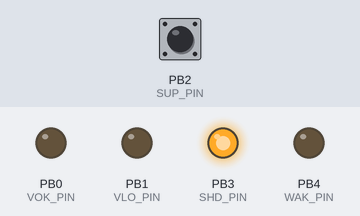
Bench run of a sketch on a simulated ATtiny85, built with avr-gcc and run on an emulated ATtiny85. On the bench: output pins drawn as LEDs (lit = HIGH). The test bench sets the inputs (shaded band); at power-on: PB2 (SUP_PIN) LOW. Sleep ends after the set time or at an interrupt.

Above: at 0.1 s.
At 8.3 s:
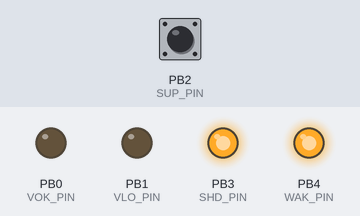
Timing chart, 0 to 9.8 s (numbered marks = the images above):
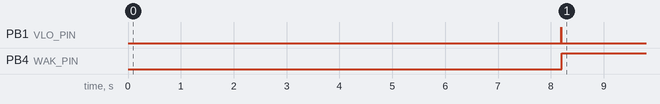

Measured:
- by itself, PB4 (WAK_PIN): LOW → HIGH at 8.2 s

The sketch:

supervisor-WWII.ino
```cpp
#include <SoftwareSerial.h>
#include <avr/sleep.h>    // Sleep Modes
#include <avr/power.h>    // Power management
#include <avr/wdt.h>      // Watchdog timer

#define VOK_PIN       0
#define VLO_PIN       1
#define SUP_PIN       2
#define SHD_PIN       3
#define WAK_PIN       4
#define ON_THRESH  3600
#define OFF_THRESH 3400

int f_wdt = 0;
long batteryVoltage = 0;
int serverUp = 0;

void setup() {

  pinMode(VOK_PIN, OUTPUT);
  digitalWrite(VOK_PIN, LOW);

  pinMode(VLO_PIN, OUTPUT);
  digitalWrite(VLO_PIN, LOW);

  pinMode(SUP_PIN, INPUT);

  pinMode(WAK_PIN, OUTPUT);
  digitalWrite(WAK_PIN, LOW);

  pinMode(SHD_PIN, OUTPUT);
  digitalWrite(SHD_PIN, HIGH);

  enterSleep();
}

void loop() {
  wdt_reset();
  batteryVoltage = readVcc();
  serverUp = digitalRead(SUP_PIN);

  if (batteryVoltage <= OFF_THRESH ) {
    //SIGNAL RPI TO POWEROFF
    digitalWrite(SHD_PIN, LOW);
    delay(7000);
    // Turn HIGH SIDE SWITCH OFF
    digitalWrite(WAK_PIN, LOW);
  }

 if(batteryVoltage >= ON_THRESH){
  // TURN HIGH SIDE SWITCH ON
  digitalWrite(SHD_PIN, HIGH);
  digitalWrite(WAK_PIN, HIGH);
 }

  enterSleep();
}

void enterSleep(void) {
  noInterrupts ();       // timed sequence coming up
  // pat the dog
  wdt_reset();
  // clear various "reset" flags
  MCUSR = 0;
  // allow changes, disable reset, clear existing interrupt
  WDTCR = bit (WDCE) | bit (WDE) | bit (WDIF);
  // set interrupt mode and an interval (WDE must be changed from 1 to 0 here)
  WDTCR = bit (WDIE) | bit (WDP3) | bit (WDP0);    // set WDIE, and 8 seconds delay
  set_sleep_mode(SLEEP_MODE_PWR_DOWN);
  sleep_enable ();       // ready to sleep
  interrupts ();         // interrupts are required now
  sleep_mode ();          // sleep
  sleep_disable ();      // precaution
}

ISR(WDT_vect) {
  heartbeat();
}

void heartbeat() {

  // Message Voltage >= THRESH

  if(batteryVoltage >= ON_THRESH){
      digitalWrite(VOK_PIN, HIGH);
      delay(500);
      digitalWrite(VOK_PIN, LOW);
      delay(100);
  }

  // Message Voltage <= THRESH

  if(batteryVoltage <= OFF_THRESH){
      digitalWrite(VLO_PIN, HIGH);
      delay(500);
      digitalWrite(VLO_PIN, LOW);
      delay(500);
  }
}

long readVcc() {
  // Read 1.1V reference against AVcc
  // set the reference to Vcc and the measurement to the internal 1.1V reference
#if defined(__AVR_ATmega32U4__) || defined(__AVR_ATmega1280__) || defined(__AVR_ATmega2560__)
  ADMUX = _BV(REFS0) | _BV(MUX4) | _BV(MUX3) | _BV(MUX2) | _BV(MUX1);
#elif defined (__AVR_ATtiny24__) || defined(__AVR_ATtiny44__) || defined(__AVR_ATtiny84__)
  ADMUX = _BV(MUX5) | _BV(MUX0);
#elif defined (__AVR_ATtiny25__) || defined(__AVR_ATtiny45__) || defined(__AVR_ATtiny85__)
  ADMUX = _BV(MUX3) | _BV(MUX2);
#else
  ADMUX = _BV(REFS0) | _BV(MUX3) | _BV(MUX2) | _BV(MUX1);
#endif

  delay(2); // Wait for Vref to settle
  ADCSRA |= _BV(ADSC); // Start conversion
  while (bit_is_set(ADCSRA, ADSC)); // measuring

  uint8_t low  = ADCL; // must read ADCL first - it then locks ADCH
  uint8_t high = ADCH; // unlocks both

  long result = (high << 8) | low;

  result = 1125300L / result; // Calculate Vcc (in mV); 1125300 = 1.1*1023*1000
  return result; // Vcc in millivolts
}
```
